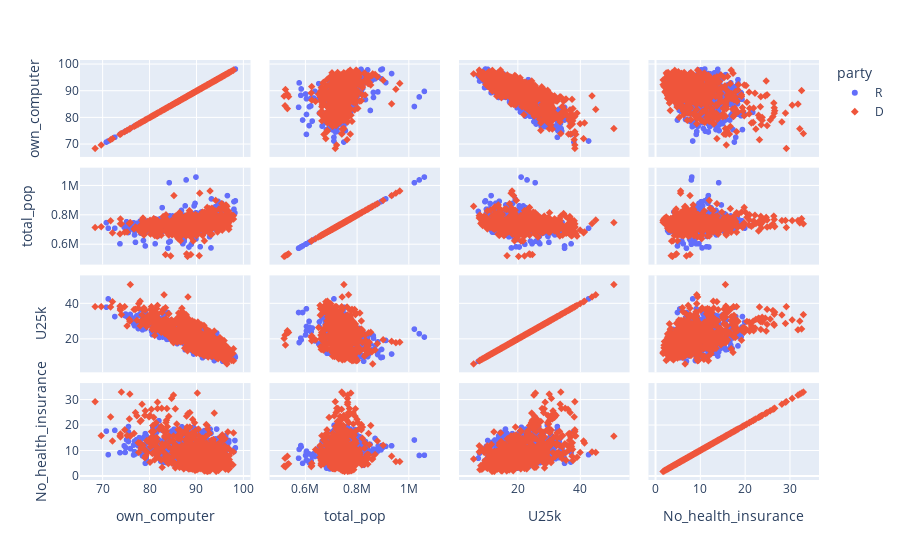

Source (notebook cell):
### Code cell
fig = px.scatter_matrix(df, dimensions = ['own_computer', 'total_pop', 'U25k', 'No_health_insurance'], color = 'party', symbol = 'party')
fig.show()

### Figure 1 — Plotly figure (JSON) as saved in the notebook; plotly's stock layout.template omitted (floating-point values rounded to 4 significant figures; data arrays with more than 128 entries replaced by an {"elided": "..."} marker saying what was removed)
{"data": [{"dimensions": [{"axis": {"matches": true}, "label": "own_computer", "values": {"elided": "662 float values"}}, {"axis": {"matches": true}, "label": "total_pop", "values": {"elided": "662 int values"}}, {"axis": {"matches": true}, "label": "U25k", "values": {"elided": "662 float values"}}, {"axis": {"matches": true}, "label": "No_health_insurance", "values": {"elided": "662 float values"}}], "hovertemplate": "party=R<br>%{xaxis.title.text}=%{x}<br>%{yaxis.title.text}=%{y}<extra></extra>", "legendgroup": "R", "marker": {"color": "#636efa", "symbol": "circle"}, "name": "R", "showlegend": true, "type": "splom"}, {"dimensions": [{"axis": {"matches": true}, "label": "own_computer", "values": {"elided": "606 float values"}}, {"axis": {"matches": true}, "label": "total_pop", "values": {"elided": "606 int values"}}, {"axis": {"matches": true}, "label": "U25k", "values": {"elided": "606 float values"}}, {"axis": {"matches": true}, "label": "No_health_insurance", "values": {"elided": "606 float values"}}], "hovertemplate": "party=D<br>%{xaxis.title.text}=%{x}<br>%{yaxis.title.text}=%{y}<extra></extra>", "legendgroup": "D", "marker": {"color": "#EF553B", "symbol": "diamond"}, "name": "D", "showlegend": true, "type": "splom"}], "layout": {"dragmode": "select", "legend": {"title": {"text": "party"}, "tracegroupgap": 0}, "margin": {"t": 60}}}
